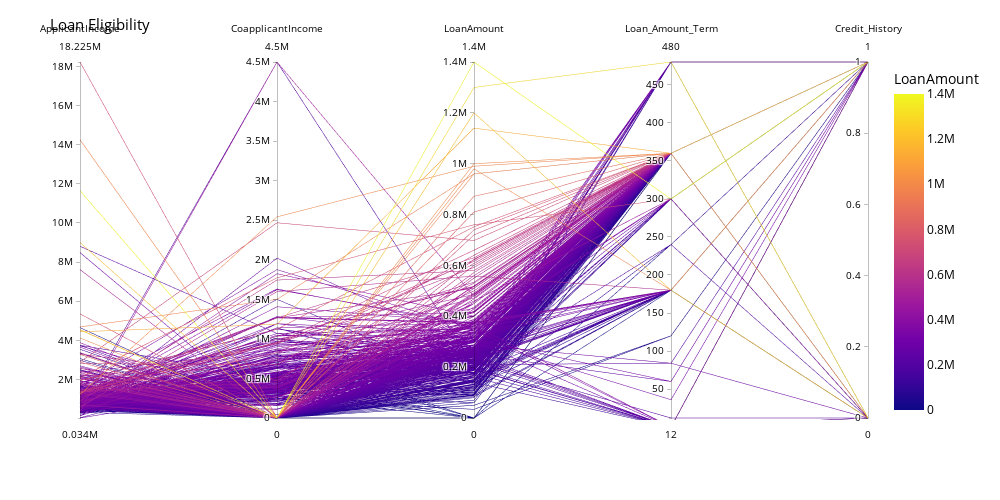

The cell this chart's notebook holds for it:
### Code cell
# Filter out non-numeric columns
numeric_cols = ['ApplicantIncome', 'CoapplicantIncome', 'LoanAmount', 'Loan_Amount_Term', 'Credit_History']

fig =  plot_parallel_coordinates(data = Data , color_col = "LoanAmount", dimensions = numeric_cols, title = "Loan Eligibility", legend_title = "Loan Status", width=1000, height=500)
fig.show()

### Figure 1 — Plotly figure (JSON) as saved in the notebook; plotly's stock layout.template omitted (floating-point values rounded to 4 significant figures; data arrays with more than 128 entries replaced by an {"elided": "..."} marker saying what was removed)
{"data": [{"dimensions": [{"label": "ApplicantIncome", "values": {"elided": "521 int values"}}, {"label": "CoapplicantIncome", "values": {"elided": "521 float values"}}, {"label": "LoanAmount", "values": {"elided": "521 int values"}}, {"label": "Loan_Amount_Term", "values": {"elided": "521 int values"}}, {"label": "Credit_History", "values": {"elided": "521 int values"}}], "domain": {"x": [0, 1], "y": [0, 1]}, "line": {"color": {"elided": "521 int values"}, "coloraxis": "coloraxis"}, "name": "", "type": "parcoords"}], "layout": {"coloraxis": {"colorbar": {"title": {"text": "LoanAmount"}}, "colorscale": [[0, "#0d0887"], [0.1111, "#46039f"], [0.2222, "#7201a8"], [0.3333, "#9c179e"], [0.4444, "#bd3786"], [0.5556, "#d8576b"], [0.6667, "#ed7953"], [0.7778, "#fb9f3a"], [0.8889, "#fdca26"], [1, "#f0f921"]]}, "font": {"color": "black", "size": 12}, "height": 500, "legend": {"font": {"size": 12}, "title": {"text": "Loan Status"}, "tracegroupgap": 0, "traceorder": "reversed"}, "margin": {"t": 60}, "title": {"font": {"size": 15}, "text": "Loan Eligibility"}, "width": 1000, "xaxis": {"title": {"text": "Attributes"}}, "yaxis": {"title": {"text": "Values"}}}}
